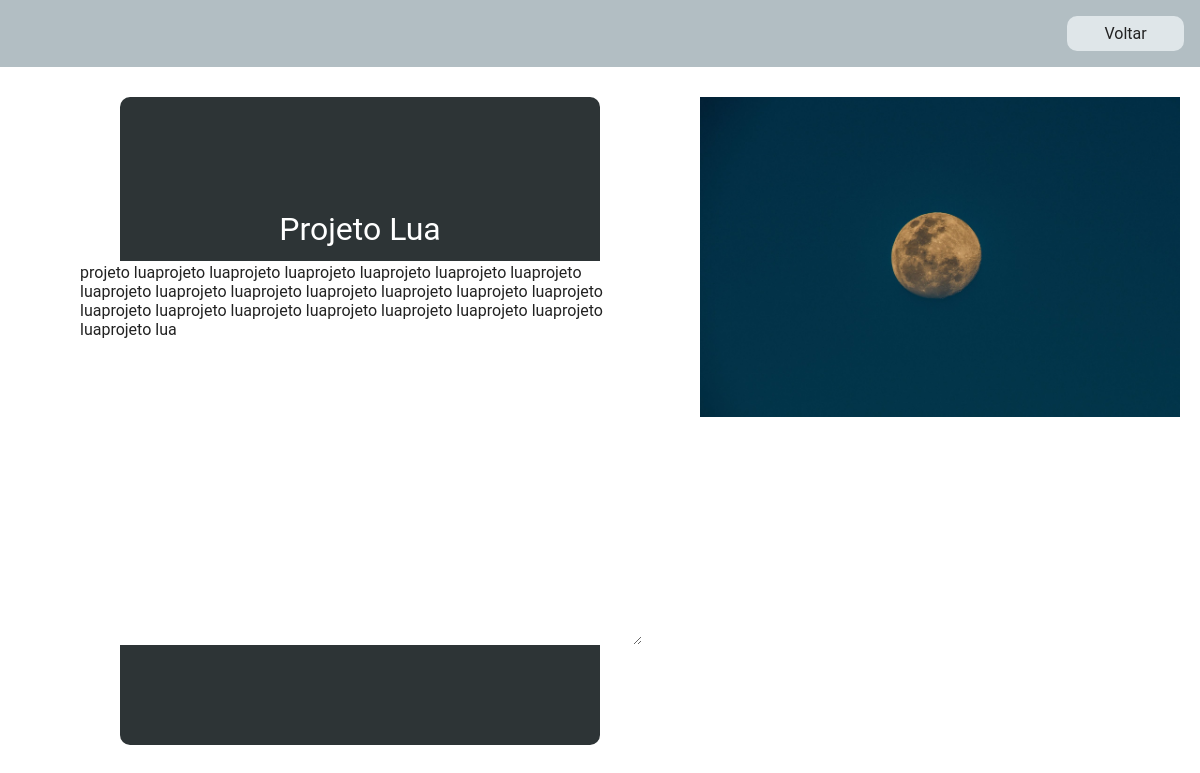
The page /projeto/4/ on the database as committed earlier.
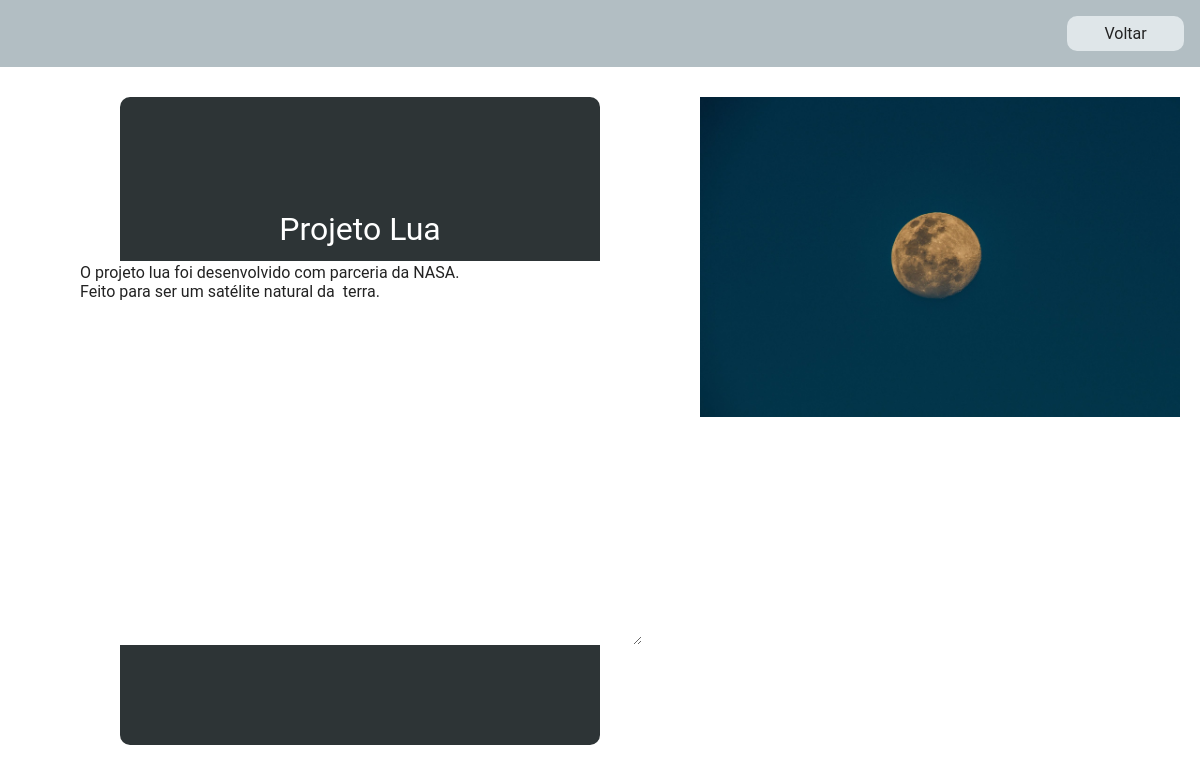
The same page on the database as committed later.
### main_site/models.py (models this page shows, shortened)
class Projeto(models.Model):
    idprojeto = models.AutoField(primary_key=True)
    titulo = models.CharField(max_length=30)
    descricao = models.CharField(max_length=255)
    imagem = models.ImageField(upload_to=send)
    imagem_redimensionada = ImageSpecField(source='imagem', processors=[ResizeToFill(350, 350)], format='JPEG', options={'quality': 60})
    autor = models.ForeignKey(User, on_delete=models.CASCADE, null=True, blank=True)

### main_site/views/projeto_views.py (the view)
# urls.py: path('projeto/<int:pk>/', visualizar_projeto, name='visualizar_projeto'),
def visualizar_projeto(request, pk,*args, **kwargs):
    projeto_obj = get_object_or_404(Projeto, pk=pk)
    template_path = 'main_site/view.html'
    context = {
        "projeto":
            {
                "id": projeto_obj.idprojeto,
                "titulo": projeto_obj.titulo,
                "descricao": projeto_obj.descricao,
                "imagem": projeto_obj.imagem
            }
    }
    if projeto_obj.autor == request.user:
        context["projeto"]["autor"] = True
    return render(request, template_path, context)

### main_site/templates/main_site/view.html (shortened to what this page needs)
{% load static %}
<!DOCTYPE html>
<html lang="pt-br">
<head>
    <link rel="stylesheet" href="{% static 'main_site/css/view.css' %}">
</head>
<body>
    <nav>
        <button id="voltar_button">Voltar</button>
    </nav>
    <main>
        <div class="container">
            <h2>{{projeto.titulo}}</h2>
            <textarea name="" id="" cols="60" rows="20" disabled style="background-color: white;">{{projeto.descricao}}</textarea>
        </div>
        <img src="{{projeto.imagem.url}}" alt=""/>
    </main>
</body>
</html>

### main_site/static/main_site/css/view.css (style rules this page uses)
.container { width: 50%; border-radius: 10px; margin: 110px auto; padding: 100px 0px; background-color: #2d3436; }
* { font-family: "Roboto", sans-serif; border: none; }
* html, * body, * div, * span, * applet, * object, * iframe, * h1, * h2, * h3, * h4, * h5, * h6, * p, * blockquote, * pre, * a, * abbr, * acronym, * address, * big, * cite, * code, * del, * dfn, * em, * img, * ins, * kbd, * q, * s, * samp, * small, * strike, * strong, * sub, * sup, * tt, * var, * b, * u, * i, * center, * dl, * dt, * dd, * ol, * ul, * li, * fieldset, * form, * label, * legend, * table, * caption, * tbody, * tfoot, * thead, * tr, * th, * td, * article, * aside, * canvas, * details, * embed, * figure, * figcaption, * footer, * header, * hgroup, * menu, * nav, * output, * ruby, * section, * summary, * time, * mark, * audio, * video { margin: 0; padding: 0; border: 0; font-size: 100%; font: inherit; vertical-align: baseline; }
* article, * aside, * details, * figcaption, * figure, * footer, * header, * hgroup, * menu, * nav, * section { display: block; }
* body { line-height: 1; }
* textarea { overflow: auto; vertical-align: top; resize: vertical; }
* img { border: 0; -ms-interpolation-mode: bicubic; }
* button, * input, * select, * textarea { font-size: 100%; margin: 0; vertical-align: baseline; *vertical-align: middle; }
* button, * input { line-height: normal; }
* button, * select { text-transform: none; }
* button, * html input[type=button], * input[type=reset], * input[type=submit] { -webkit-appearance: button; cursor: pointer; *overflow: visible; }
* textarea { overflow: auto; vertical-align: top; }
* html, * button, * input, * select, * textarea { color: #222; }
* img { vertical-align: middle; }
* textarea { resize: vertical; }
button { padding: 8px; width: 30%; border-radius: 10px; background-color: #dfe6e9; }
nav { background-color: #b2bec3; padding: 16px; }
nav { display: flex; flex-direction: row-reverse; }
nav button { width: 10%; }
.container { display: flex; flex-direction: column; align-items: center; }
.container textarea { border-radius: 5px; }
.container h2 { color: #fff; margin: 16px 0; font-size: 24px; }
main { display: flex; justify-content: center; margin-top: 30px; }
main img { width: 40%; height: 40%; }
main .container { width: 40%; margin: auto 100px; }
main .container h2 { font-size: 32px; }

Rows that differ between the two databases and show on the page:
changed Projeto "Projeto Lua": descricao "projeto luaprojeto luaprojeto luaprojeto luaprojeto luaprojeto luaprojeto luaprojeto luaprojeto luaprojeto luaprojeto luaprojeto luaprojeto luaprojeto luaprojeto luaprojeto luaprojeto luaprojeto luaprojeto luaprojeto luaprojeto luaprojeto lua" → "O projeto lua foi desenvolvido com parceria da NASA. Feito para ser um satélite natural da terra."
